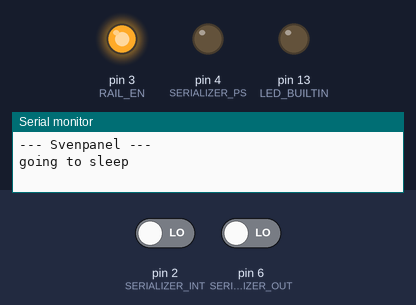
Bench run of a sketch on a simulated Arduino Uno, built with avr-gcc and run on an emulated ATmega328P. Parts: output pins drawn as LEDs (lit = HIGH), the last lines printed to the serial monitor. The test bench sets the inputs (shaded band); at power-on: pin 2 (SERIALIZER_INT) LOW, pin 6 (SERIALIZER_OUT) LOW. Sleep ends after the set time or at an interrupt; pins used as bus, display or sensor lines are not drawn.

Above: at 1.2 s.
1.3 s: pin 2 (SERIALIZER_INT) driven HIGH
At 1.31 s:
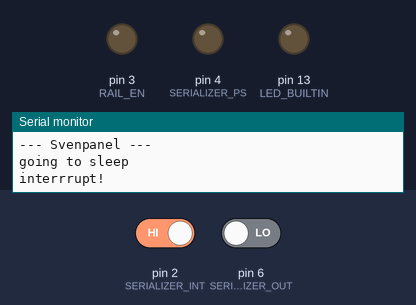
Timing chart, 0 to 4.3 s (numbered marks = the images above; inputs shaded):
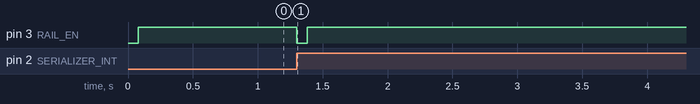

Measured:
- after the input at 1.3 s, pin 3 (RAIL_EN): HIGH → LOW at once, → HIGH 0.08 s later

The sketch:

Nano.ino
```cpp
#include <avr/sleep.h>
#include <SdFat.h>
#include <TMRpcm.h>
#include <SPI.h>
//#include <SD.h>

#define SD_ChipSelectPin 10  //use digital pin 4 on arduino Uno, nano etc, or can use other pins
//#define CHIP_SELECT_PIN  10
#define SPEAKER_PIN      9
#define RAIL_EN 3   // Mosfet Gate Pin
#define SERIALIZER_INT 2
#define SERIALIZER_PS 4
#define SERIALIZER_CLK 5
#define SERIALIZER_OUT 6
#define SERIALIZER_FREQ 1   // in ns

#define BTN01 19
#define BTN02 18
#define BTN03 17
#define BTN04 16
#define BTN05 20
#define BTN06 21
#define BTN07 -1
#define BTN08 -1

#define BTN09 11
#define BTN10 10
#define BTN11 9
#define BTN12 8
#define BTN13 12
#define BTN14 13
#define BTN15 14
#define BTN16 15

#define BTN17 4
#define BTN18 3
#define BTN19 2
#define BTN20 1
#define BTN21 5
#define BTN22 6
#define BTN23 7
#define BTN24 -1


SdFat sd;
TMRpcm tmrpcm;

void pin2Interrupt(void)
{
  /* This will bring us back from sleep. */

  /* We detach the interrupt to stop it from
   * continuously firing while the interrupt pin
   * is low.
   */
  detachInterrupt(0);
}


void setup() {
  // declare Intputs
  pinMode(SERIALIZER_INT, INPUT);
  pinMode(SERIALIZER_OUT, INPUT);

  // declare Outputs
  pinMode(RAIL_EN, OUTPUT);   //enables 5V Rail for Peripherie
  pinMode(SERIALIZER_CLK, OUTPUT);
  pinMode(SERIALIZER_PS, OUTPUT);
  pinMode(LED_BUILTIN, OUTPUT);

  set_sleep_mode (SLEEP_MODE_PWR_DOWN);
  sleep_enable();
  ADCSRA = 0;  // disable ADC to safe energy

  tmrpcm.speakerPin = SPEAKER_PIN;
  //tmrpcm.setVolume(6);    //1-7
  Serial.begin(9600);
  Serial.println();
  Serial.println();
  Serial.println("--- Svenpanel ---");


  digitalWrite(RAIL_EN, LOW);   // enable Rail

  attachInterrupt(digitalPinToInterrupt(SERIALIZER_INT), blablub, HIGH);
} // end setup()


// the loop function runs over and over again forever
void loop() {
  digitalWrite(RAIL_EN, LOW);    // enable power for peripherie
  int btn_num = poll_serializer();
  delay(20);  // give the rail a sec to build up voltage
  if (btn_num >= 0){
    String file_name(btn_num);
    file_name = file_name + ".wav";
    Serial.print("try to play file: ");
    Serial.println(file_name);
    if ( sd.begin(SD_ChipSelectPin, SPI_FULL_SPEED) ) {
      if ( sd.exists(file_name.c_str()) ) {
        tmrpcm.play( file_name.c_str() );
        while(tmrpcm.isPlaying()){
        delay(1);
        }
        tmrpcm.disable();
      }
      else{
        Serial.println("file does not exist on SD Card");
      }
    }
    else{
      Serial.println("Failed to initialize SD!");
    }
  }

  Serial.println("going to sleep");
  Serial.println();
  digitalWrite(RAIL_EN, HIGH);    // disable power for peripherie
  delay(100);

  sleep_cpu ();
}

void blablub(){
  //detachInterrupt(digitalPinToInterrupt(SERIALIZER_INT));
  Serial.println("interrrupt!");
}
```

poll_serializer.ino
```cpp
int poll_serializer(){
  int btn_num = -1;
  //Serial.println("poll buttons..");
  //Serial.println("87654321 87654321 87654321");

  digitalWrite(SERIALIZER_CLK, LOW);
  digitalWrite(SERIALIZER_PS, LOW);
  delay(10); // debounce delay

  digitalWrite(SERIALIZER_PS, HIGH);
  delay(SERIALIZER_FREQ);
  //digitalWrite(SERIALIZER_CLK, HIGH);

  for(int i=0; i<24; i++){
    //if(i==8)  Serial.print(" ");
    //if(i==16) Serial.print(" ");

    digitalWrite(SERIALIZER_CLK, HIGH);
    delayMicroseconds(SERIALIZER_FREQ*1000/2);
    //Serial.print(digitalRead(SERIALIZER_OUT));
    if(digitalRead(SERIALIZER_OUT)) btn_num = i;
    delayMicroseconds(SERIALIZER_FREQ*1000/2);
    digitalWrite(SERIALIZER_CLK, LOW);
    if(i==0) digitalWrite(SERIALIZER_PS, LOW);
    delay(SERIALIZER_FREQ);
  }
  //Serial.println("");
  btn_num++;
  //Serial.println(btn_num);
  switch(btn_num){
    case 1: return BTN01; break;
    case 2: return BTN02; break;
    case 3: return BTN03; break;
    case 4: return BTN04; break;
    case 5: return BTN05; break;
    case 6: return BTN06; break;
    case 7: return BTN07; break;
    case 8: return BTN08; break;

    case 9: return BTN09; break;
    case 10: return BTN10; break;
    case 11: return BTN11; break;
    case 12: return BTN12; break;
    case 13: return BTN13; break;
    case 14: return BTN14; break;
    case 15: return BTN15; break;
    case 16: return BTN16; break;

    case 17: return BTN17; break;
    case 18: return BTN18; break;
    case 19: return BTN19; break;
    case 20: return BTN20; break;
    case 21: return BTN21; break;
    case 22: return BTN22; break;
    case 23: return BTN23; break;
    case 24: return BTN24; break;

    default: return -1; break;
  }
}
```
